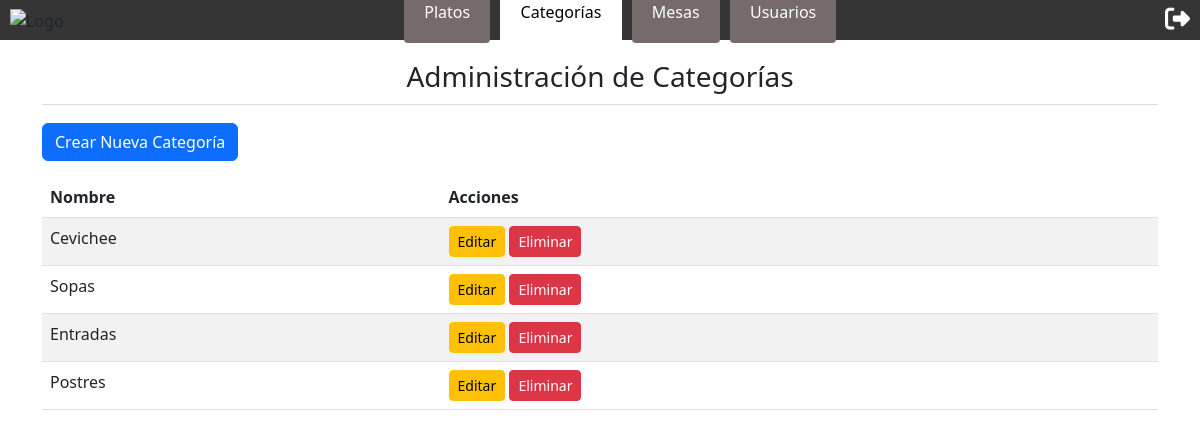
/categorias/ (signed in), run on an earlier commit of the app's database.
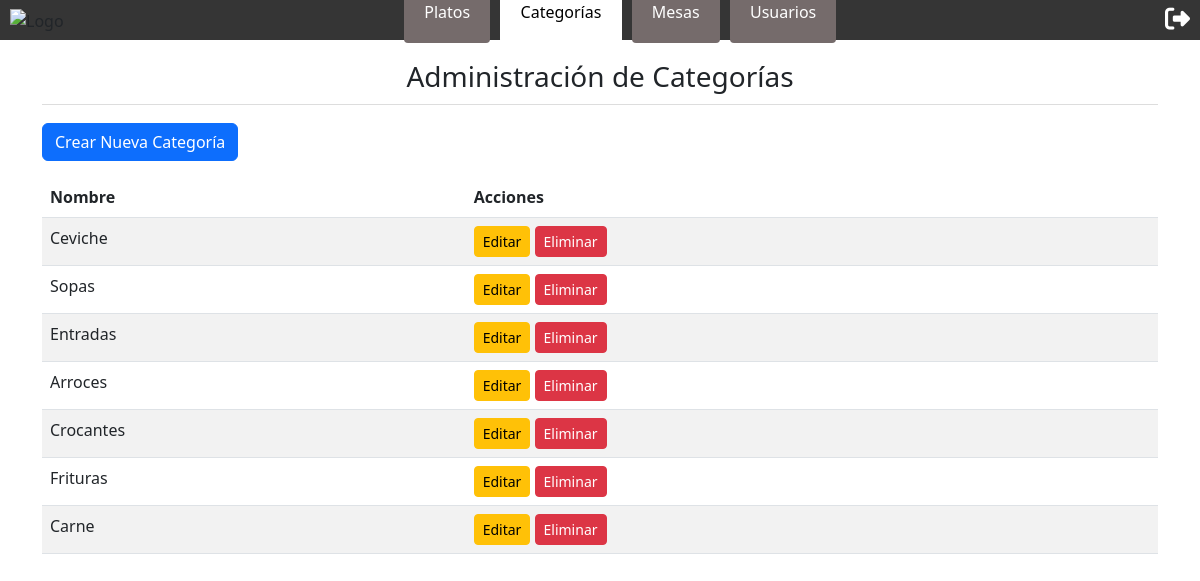
And on a later commit of the database.
### restaurante_app/models.py (models this page shows, shortened)
class CategoriaMenu(models.Model):
    CatCod = models.AutoField(primary_key=True)
    CatDes = models.CharField(max_length=100)

### restaurante_app/views.py (the view)
# urls.py: path('categorias/', views.categorias_admin, name='categorias_admin'),
@login_required
def categorias_admin(request):
    if request.user.TipUsuCod.TipUsuDes != "Administrador":
        return redirect('index')
    categorias = CategoriaMenu.objects.all()
    return render(request, 'categorias_admin.html', {'categorias': categorias})

### restaurante_app/templates/categorias_admin.html (shortened to what this page needs)
{% extends 'base.html' %}
{% block categorias %}activo{% endblock %}
{% block content %}
<div class="container">
    <h2>Administración de Categorías</h2>
    <a href="{% url 'crear_categoria' %}" class="btn btn-primary mb-3">Crear Nueva Categoría</a>
    <table class="table table-striped">
        <thead>
            <tr>
                <th>Nombre</th>
                <th>Acciones</th>
            </tr>
        </thead>
        <tbody>
            {% for categoria in categorias %}
            <tr>
                <td>{{ categoria.CatDes }}</td>
                <td>
                    <a href="{% url 'editar_categoria' categoria.CatCod %}" class="btn btn-warning btn-sm">Editar</a>
                    <a href="{% url 'eliminar_categoria' categoria.CatCod %}" class="btn btn-danger btn-sm">Eliminar</a>
                </td>
            </tr>
            {% endfor %}
        </tbody>
    </table>
</div>
{% endblock %}

What changed in the data, as far as the page shows it:
removed CategoriaMenu: CatDes "Postres"
changed CategoriaMenu: CatDes "Cevichee" → "Ceviche"
added CategoriaMenu: CatDes "Arroces"
added CategoriaMenu: CatDes "Crocantes"
added CategoriaMenu: CatDes "Frituras"
added CategoriaMenu: CatDes "Carne"
